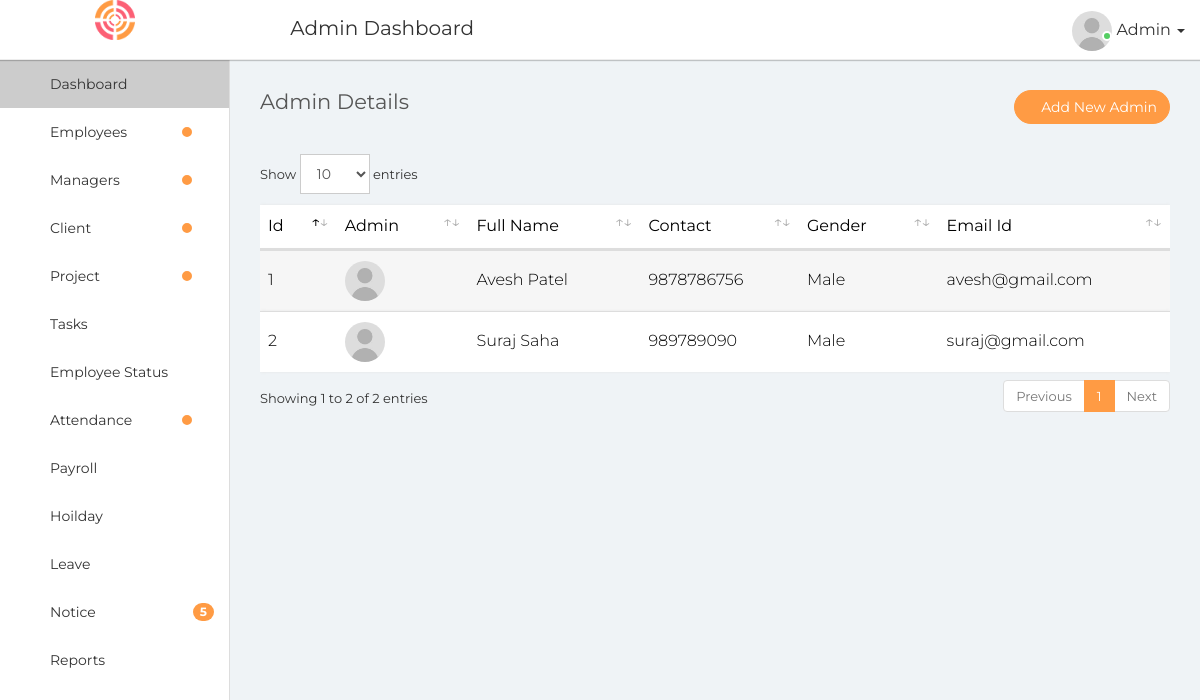
Page /adminDashboard/adminDetails/ on the committed database.
### EMS/models.py (models this page shows)
class admin(models.Model):
    id = models.IntegerField(primary_key=True)
    fname = models.CharField(max_length=20)
    lname = models.CharField(max_length=20)
    contact = models.IntegerField()
    gender = models.CharField(max_length=10)
    emailId = models.EmailField()
    password = models.CharField(max_length=20)

### EMS/views.py (the view)
# urls.py: path('adminDashboard/adminDetails/', views.adminDetails, name="adminDetails"),
def adminDetails(request):
    r = admin.objects.all()
    return render(request, "adminDashboard/adminDetails.html", {'r': r})

### EMS/templates/adminDashboard/adminDetails.html (shortened to what this page needs)
{% extends 'adminDashboard/base.html' %}
{% load static %}
{% block content %}
  <div class="page-wrapper">
                <div class="content container-fluid">
							<div class="row">
						<div class="col-sm-8">
							<h4 class="page-title">Admin Details</h4>
						</div>
						<div class="col-sm-4 text-right m-b-30">
							<a href="{% url 'newAdmin' %}" class="btn btn-primary rounded"><i class="fa fa-plus"></i> Add New Admin</a>
						</div>
					</div>
					<div class="row">
						<div class="col-md-12">
							<div class="table-responsive">
								<table class="table table-striped custom-table m-b-0 datatable">
									<thead>
										<tr>
											<th>Id</th>
											<th>Admin</th>
											<th>Full Name</th>
                                            <th>Contact</th>
											<th>Gender</th>
										    <th>Email Id</th>
										</tr>
									</thead>
									<tbody>
                                    {% if r %}
                                    {% for i in r %}
									<td>{{i.id}}</td>
									<td>
										<span class="user-img"><img class="img-circle" src="{% static 'adminStatic/assets/img/user.jpg' %}" width="40" alt="Admin">
									</td>
									<td>{{i.fname}} {{i.lname}}</td>
									<td>{{i.contact}}</td>
									<td>{{i.gender}}</td>
									<td>{{i.emailId}}</td>
									   {% endfor %}
                                    {% endif %}
									</tbody>
								</table>
							</div>
						</div>
					</div>
                </div>
        </div>
{% endblock %}

### rows in the picture
admin: id "1", fname "Avesh", lname "Patel", contact "9878786756", gender "Male", emailId "avesh@gmail.com"
admin: id "2", fname "Suraj", lname "Saha", contact "989789090", gender "Male", emailId "suraj@gmail.com"
